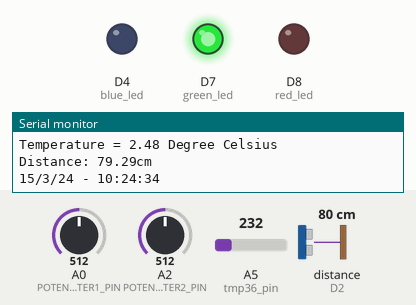
The sketch below on a simulated Arduino MKR. Parts: output pins drawn as LEDs (lit = HIGH), the last lines printed to the serial monitor. Wiring (inferred from the names in the program): ultrasonic range finder: trigger D3; echo D2. The test bench sets the inputs (shaded band); at power-on: distance to the obstacle (sensor on D2) 80 cm, A0 (POTENTIOMETER1_PIN) = 512, A2 (POTENTIOMETER2_PIN) = 512, A5 (tmp36_pin) = 232. The echo pulse lasts 58.3 µs per cm; WiFi joins after 1.5 s; servers stay silent unless stated; network time is answered at once with the bench clock; the local clock reads 2024-03-15 10:24:30 at power-on unless the sketch sets it; pins used as bus, display or sensor lines are not drawn.

Above: at 4.2 s.
4.3 s: distance to the obstacle (sensor on D2) set to 20 cm
6.2 s: distance to the obstacle (sensor on D2) set to 16 cm
At 7.6 s:
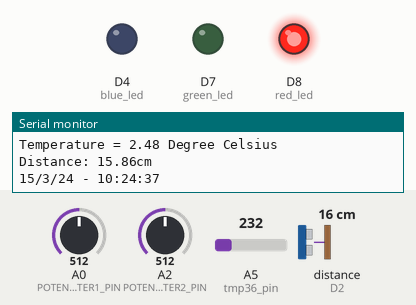
8.6 s: A0 (POTENTIOMETER1_PIN) set to 459
10.3 s: A0 (POTENTIOMETER1_PIN) set to 426
At 11.5 s:
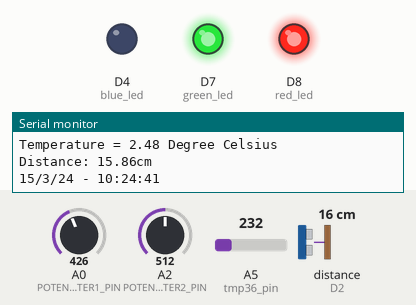
12.6 s: A0 (POTENTIOMETER1_PIN) set to 716
At 14.1 s:
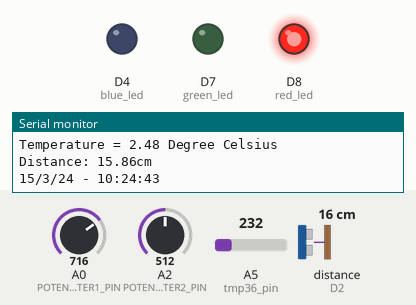
14.6 s: A2 (POTENTIOMETER2_PIN) set to 454
16.4 s: A2 (POTENTIOMETER2_PIN) set to 429
At 17.9 s:
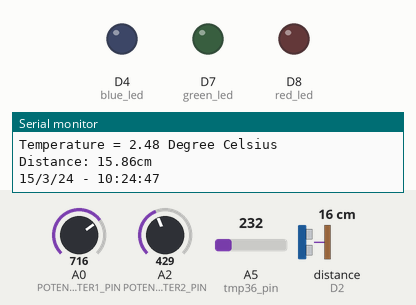
Timing chart, 0 to 19.4 s (numbered marks = the images above; inputs shaded):
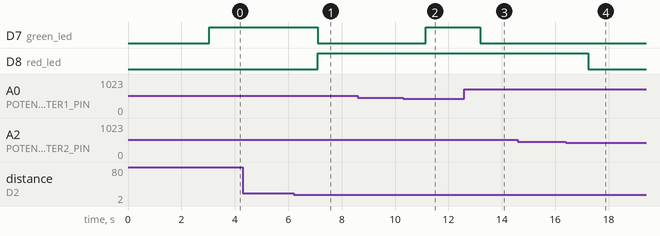

The sketch:

oil_tank_monitor.ino
```cpp
#include <WiFiNINA.h>
#include <NTPClient.h>
#include <RTCZero.h>
//#include "thingProperties.h" // IoT library
//#include <ArduinoIoTCloud.h> // IoT library
#include <Arduino_ConnectionHandler.h> // For WiFi

/*
  Sketch generated by the Arduino IoT Cloud Thing "Untitled"
  https://create.arduino.cc/cloud/things/0633f63b-94b4-4eaf-bcac-3214fcac32e8
*/

/* Create an RTCZero object */
RTCZero rtc;
WiFiUDP ntpUDP;
NTPClient timeClient(ntpUDP, "pool.ntp.org");

// Replace with your own network credentials
char ssid[] = "COSMOTE_1";
char pass[] = "AAAAAAAAA";

// Potentiometer pins
#define POTENTIOMETER1_PIN A0
#define POTENTIOMETER2_PIN A2

// tmp36 sensor pin
#define tmp36_pin A5

// Ultrasonic sensor pins
#define echoPin 2
#define trigPin 3

// LED pins
#define red_led 8
#define green_led 7
#define blue_led 4 // In our setup this is also red for temperature, just renamed for distinction

// Tank dimensions (in cm)
float height = 33.0;
float width = 18.0;
float length = 12.0;
float volume = length * width * height / pow(10, 3);

float counter = 0.0; // Counter for average temperature
float Wo = 0; // Initial volume
float temperature = 0.0;

int readPotentiometer1() {
  analogRead(POTENTIOMETER1_PIN);
  int data1 = analogRead(POTENTIOMETER1_PIN);
  int upperThreshold = map(data1, 0, 1023, 3, 33);
  delay(2);
  return upperThreshold;
}

int readPotentiometer2() {
  analogRead(POTENTIOMETER2_PIN);
  int data2 = analogRead(POTENTIOMETER2_PIN);
  int lowerThreshold = map(data2, 0, 1023, 3, 33);
  delay(2);
  return lowerThreshold;
}

float temp_measure() {
  int temp_adc_val;
  float temp_val;
  temp_adc_val = analogRead(tmp36_pin);  // Read Temperature
  temp_val = temp_adc_val * (3.3 / 1024.0); // Convert ADC value to voltage
  temp_val = (temp_val - 0.5) * 10;  // Convert voltage to temperature (0.5V offset, 10mV/°C)
  return temp_val;
}

float distance_measure() {
  digitalWrite(trigPin, LOW);
  delayMicroseconds(2);
  digitalWrite(trigPin, HIGH);
  delayMicroseconds(10);
  digitalWrite(trigPin, LOW);
  float duration = pulseIn(echoPin, HIGH);
  float distance = duration * 0.034 / 2;
  return distance;
}

void updateRTC() {
  timeClient.update();
  unsigned long epochTime = timeClient.getEpochTime();
  rtc.setEpoch(epochTime);
  Serial.println("Time synchronized with NTP server");
}

void setup() {
  Serial.begin(9600);
  delay(1500);
  setDebugMessageLevel(2);

  Serial.print("Connecting to WiFi");
  WiFi.begin(ssid, pass);

  while (WiFi.status() != WL_CONNECTED) {
    delay(500);
    Serial.print(".");
  }
  Serial.println("\nConnected to WiFi");

  timeClient.begin();
  timeClient.setTimeOffset(7200); // GMT+2 for Greece

  rtc.begin();
  updateRTC();

  pinMode(red_led, OUTPUT);
  pinMode(green_led, OUTPUT);
  pinMode(blue_led, OUTPUT);

  pinMode(trigPin, OUTPUT);
  pinMode(echoPin, INPUT); // Sets the echoPin as an INPUT
}

void loop() {
  static unsigned long lastSync = 0;
  if (millis() - lastSync >= 3600000) {
    updateRTC();
    lastSync = millis();
  }

  counter += 1.0;

  int upperThreshold = readPotentiometer1();
  int lowerThreshold = readPotentiometer2();
  float current_distance = distance_measure();
  float current_temperature = temp_measure();

  Serial.print("LowerValue="); Serial.println(lowerThreshold);
  Serial.print("UpperValue="); Serial.println(upperThreshold);
  Serial.print("Temperature = "); Serial.print(current_temperature); Serial.println(" Degree Celsius");
  Serial.print("Distance: "); Serial.print(current_distance); Serial.println("cm");

  if (current_distance < lowerThreshold) {
    digitalWrite(red_led, HIGH);
  } else {
    digitalWrite(red_led, LOW);
  }

  if (current_distance > upperThreshold) {
    digitalWrite(green_led, HIGH);
  } else {
    digitalWrite(green_led, LOW);
  }

  if (current_distance < upperThreshold && current_distance > lowerThreshold) {
    digitalWrite(red_led, LOW);
    digitalWrite(green_led, LOW);
  }

  if (current_temperature >= 13.5 && current_temperature <= 14.5) {
    digitalWrite(blue_led, HIGH);
  } else {
    digitalWrite(blue_led, LOW);
  }

  temperature += current_temperature;

  float thermal_variation = abs(current_temperature - thermal_variation);
  float current_litres = (length * width * (height - current_distance) * (1 + (0.00025 * thermal_variation))) / pow(10, 3);

  if (rtc.getHours() == 6 && rtc.getMinutes() == 59 && rtc.getSeconds() == 59) {
    Wo = (height - current_distance) * length * width;
  }

  if (rtc.getHours() == 19 && rtc.getMinutes() == 52 && rtc.getSeconds() == 59) {
    float katanalosi = abs(Wo - current_litres);

    String a = String(rtc.getDay());
    String b = String(rtc.getMonth());
    String c = String(rtc.getYear());
    String d = String(katanalosi);
    String e = String(temperature / counter);

    String date = a + b + c + "_" + d + "_" + e;
    Serial.println(date);
  }

  Serial.print(rtc.getDay()); Serial.print("/");
  Serial.print(rtc.getMonth()); Serial.print("/");
  Serial.print(rtc.getYear()); Serial.print(" - ");
  Serial.print(rtc.getHours()); Serial.print(":");
  Serial.print(rtc.getMinutes()); Serial.print(":");
  Serial.println(rtc.getSeconds());

  delay(1000);
}
```

Measured:
- the behaviour switches between 19 and 18 cm on distance to the obstacle (sensor on D2) (found by bisection; images 0 and 1)
- the behaviour switches between 444 and 443 on A0 (POTENTIOMETER1_PIN) (found by bisection; images 1 and 2)
- the behaviour switches between 444 and 443 on A2 (POTENTIOMETER2_PIN) (found by bisection; images 3 and 4)
- after the input at 6.2 s, D7 (green_led): HIGH → LOW after 0.90 s; D8 (red_led): LOW → HIGH after 0.90 s
- after the input at 10.3 s, D7 (green_led): LOW → HIGH after 0.86 s
- after the input at 12.6 s, D7 (green_led): HIGH → LOW after 0.59 s
- after the input at 16.4 s, D8 (red_led): HIGH → LOW after 0.84 s
